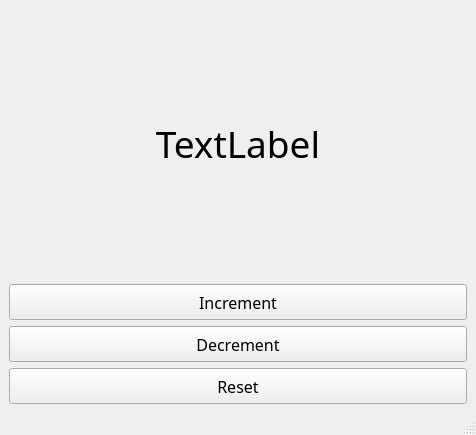
<?xml version="1.0" encoding="UTF-8"?>
<ui version="4.0">
 <class>MainWindow</class>
 <widget class="QMainWindow" name="MainWindow">
  <property name="geometry">
   <rect>
    <x>0</x>
    <y>0</y>
    <width>476</width>
    <height>435</height>
   </rect>
  </property>
  <property name="windowTitle">
   <string>MainWindow</string>
  </property>
  <widget class="QWidget" name="centralwidget">
   <layout class="QVBoxLayout" name="verticalLayout">
    <item>
     <widget class="QLabel" name="lbl_counter">
      <property name="font">
       <font>
        <family>CPMono</family>
        <pointsize>28</pointsize>
       </font>
      </property>
      <property name="text">
       <string>TextLabel</string>
      </property>
      <property name="alignment">
       <set>Qt::AlignCenter</set>
      </property>
     </widget>
    </item>
    <item>
     <widget class="QPushButton" name="btn_inc">
      <property name="minimumSize">
       <size>
        <width>0</width>
        <height>36</height>
       </size>
      </property>
      <property name="font">
       <font>
        <family>Montserrat</family>
        <pointsize>12</pointsize>
       </font>
      </property>
      <property name="text">
       <string>Increment</string>
      </property>
      <property name="icon">
       <iconset resource="resources.qrc">
        <normaloff>:/icons/plus.png</normaloff>:/icons/plus.png</iconset>
      </property>
      <property name="iconSize">
       <size>
        <width>24</width>
        <height>24</height>
       </size>
      </property>
     </widget>
    </item>
    <item>
     <widget class="QPushButton" name="btn_dec">
      <property name="minimumSize">
       <size>
        <width>0</width>
        <height>36</height>
       </size>
      </property>
      <property name="font">
       <font>
        <family>Montserrat</family>
        <pointsize>12</pointsize>
       </font>
      </property>
      <property name="text">
       <string>Decrement</string>
      </property>
      <property name="icon">
       <iconset resource="resources.qrc">
        <normaloff>:/icons/minus.png</normaloff>:/icons/minus.png</iconset>
      </property>
      <property name="iconSize">
       <size>
        <width>24</width>
        <height>24</height>
       </size>
      </property>
     </widget>
    </item>
    <item>
     <widget class="QPushButton" name="btn_reset">
      <property name="minimumSize">
       <size>
        <width>0</width>
        <height>36</height>
       </size>
      </property>
      <property name="font">
       <font>
        <family>Montserrat</family>
        <pointsize>12</pointsize>
       </font>
      </property>
      <property name="text">
       <string>Reset</string>
      </property>
      <property name="icon">
       <iconset resource="resources.qrc">
        <normaloff>:/icons/arrow-return-180-left.png</normaloff>:/icons/arrow-return-180-left.png</iconset>
      </property>
      <property name="iconSize">
       <size>
        <width>24</width>
        <height>24</height>
       </size>
      </property>
     </widget>
    </item>
   </layout>
  </widget>
  <widget class="QMenuBar" name="menubar">
   <property name="geometry">
    <rect>
     <x>0</x>
     <y>0</y>
     <width>476</width>
     <height>21</height>
    </rect>
   </property>
  </widget>
  <widget class="QStatusBar" name="statusbar"/>
 </widget>
 <resources>
  <include location="resources.qrc"/>
 </resources>
 <connections/>
</ui>
